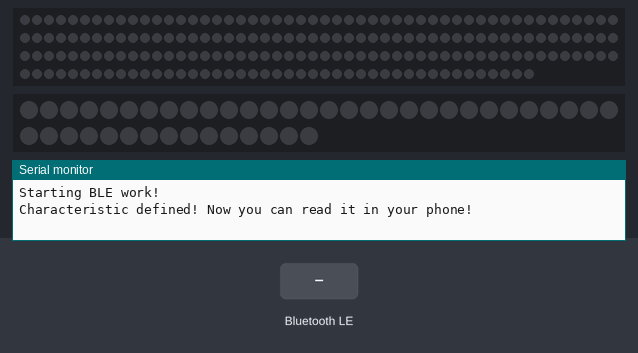
A sketch run on a simulated ESP32. Shown: 193 RGB LEDs in strip order, left to right, continuing on the next row, 45 RGB LEDs in strip order, left to right, continuing on the next row, the last lines printed to the serial monitor. The test bench sets the inputs (shaded band). Colours are those a GRB WS2812 strip shows for the declared byte order; random numbers use the default seed unless the sketch sets one; nothing arrives over Bluetooth unless stated; a phone connects over Bluetooth LE 3 s after start.

Above: at 1.2 s.
1.3 s: Bluetooth LE write "1" received
At 1.48 s:
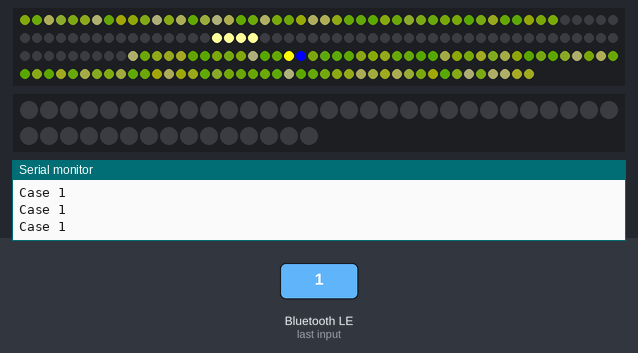
At 2.42 s:
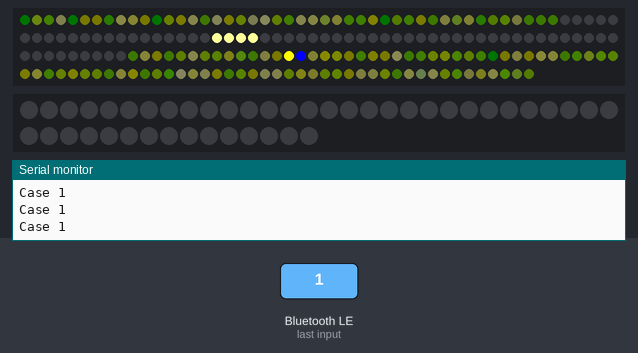
4.3 s: Bluetooth LE write "0" received
At 7.2 s:
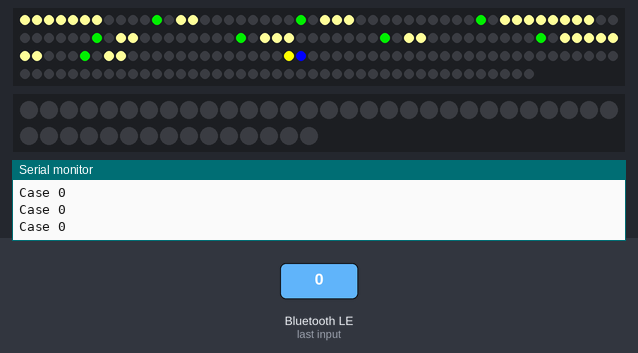
Timing chart, 0 to 8.7 s (numbered marks = the images above; inputs shaded):
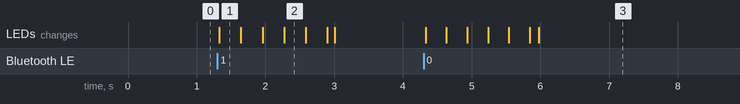

The sketch:

main.ino
```cpp
#include <BLEDevice.h>
#include <BLEServer.h>
#include <BLEUtils.h>
#include <BLE2902.h>
#include "light.h"
#include "down.h"

//Global mode var
uint8_t mode = 2;
//---------------------------------------


//BLE var
#define SERVICE_UUID              "9a8ca9ef-e43f-4157-9fee-c37a3d7dc12d" // ID сервиса
#define ELEM_UUID              "cc46b944-003e-42b6-b836-c4246b8f19a0" // ID характеристики

#define DEVINFO_UUID              (uint16_t)0x180a
#define DEVINFO_MANUFACTURER_UUID (uint16_t)0x2a29
#define DEVINFO_NAME_UUID         (uint16_t)0x2a24
#define DEVINFO_SERIAL_UUID       (uint16_t)0x2a25

#define DEVICE_MANUFACTURER "ESP32" // Имя "Производителя"
#define DEVICE_NAME         "Mountain LED" // Имя устройства
//---------------------------------------


//BLE class
class MyServerCallbacks: public BLEServerCallbacks {
    void onConnect(BLEServer* pServer) {
      // Обработка подключения телефона к устройству
      Serial.println("Connected");
    };

    void onDisconnect(BLEServer* pServer) {
      // Обработка отключения
      Serial.println("Disconnected");
    }
};

class MyCallbacks: public BLECharacteristicCallbacks {
    void onWrite(BLECharacteristic *pCharacteristic) {
      std::string value = pCharacteristic->getValue();

      if (value.length() > 0) {
        // Проверка, что входные данные представляют собой числовое значение
        for (int i = 0; i < value.length(); i++) {
          if (!isdigit(value[i])) {
            Serial.println("Invalid data format. Only numerical values are allowed.");
            return;
          }
        }

        // Преобразование строки в числовое значение
        int numericValue = atoi(value.c_str());
        if (numericValue >= 0 && numericValue <= 2) mode = numericValue;
        else mode = 2;
        pCharacteristic->setValue("Mode: " + char(mode));

        Serial.println("Mode: " + String(mode));
      }
    }
};
//---------------------------------------


//Main programm
void setup() {
  //Strip Setup
  configure();
  down_configure();
  //---------------------------------------
  //Serial output
  Serial.begin(115200);
  //---------------------------------------


  //BLE setup
  Serial.println("Starting BLE work!");

  BLEDevice::init(DEVICE_NAME); // Инициализация девайса
  BLEServer *pServer = BLEDevice::createServer();
  pServer->setCallbacks(new MyServerCallbacks());
  BLEService *pService = pServer->createService(SERVICE_UUID);
  BLECharacteristic *pCharacteristic = pService->createCharacteristic(
                                         ELEM_UUID,
                                         BLECharacteristic::PROPERTY_READ |
                                         BLECharacteristic::PROPERTY_WRITE
                                       );
  pCharacteristic->setCallbacks(new MyCallbacks());
  pCharacteristic->setValue("Mode: " + char(mode));
  pService->start();

  BLEAdvertising *pAdvertising = BLEDevice::getAdvertising();
  pAdvertising->addServiceUUID(SERVICE_UUID);
  pAdvertising->setScanResponse(true);
  pAdvertising->setMinPreferred(0x06);  // functions that help with iPhone connections issue
  pAdvertising->setMinPreferred(0x12);
  BLEDevice::startAdvertising();

  Serial.println("Characteristic defined! Now you can read it in your phone!");
  //---------------------------------------
}

void loop() {
  //Serial.println("Main loop");
  //delay(100);

  switch(mode) {
    case 0:
      Serial.println("Case 0 ");
      start_rockets();
      break;
    case 1:
      Serial.println("Case 1 ");
      building_up();
      building_down();
      break;
  }

  //fill_red();
  delay(1000 / 60);
}
//---------------------------------------
```

down.h
```cpp
#include <FastLED.h>

#define DOWN_LED_NUM 45  //43 + 2
#define DOWN_PIN 12

CRGB down_leds[DOWN_LED_NUM];

DEFINE_GRADIENT_PALETTE( my_down_gp ) {
  0,   255,  255,  51,
  51,    255,  153,  51,
  102,   255,  255,  102,
  153,   255,  128,  0,
  204,  255, 255, 153,
  255, 255, 255, 204};

CRGBPalette256 my_down_Pal = my_down_gp;
uint8_t led_down_brightness[LED_NUM - BUILDING_INDEX];

void init_led_down_brightness(){
  for(int i = 0; i < LED_NUM - BUILDING_INDEX; i ++) led_down_brightness[i] = 128;
}

CHSV temp_color_down;
int temp_down_light_delta;

void building_down(){
  for (int i = 0; i < DOWN_LED_NUM; i ++){
    temp_color_down = rgb2hsv_approximate(ColorFromPalette(myPal, random(255)));
    temp_down_light_delta = random(7);
    if(random(1)){
      if (led_down_brightness[i] + temp_down_light_delta > 255) led_down_brightness[i] = 255;
      else led_down_brightness[i] += temp_down_light_delta;
    }
    else{
      if (led_down_brightness[i] - temp_down_light_delta < 0) led_down_brightness[i] = 0;
      else led_down_brightness[i] -= temp_down_light_delta;
    }
    temp_color_down.v = led_down_brightness[i];
    leds[i] = temp_color_down;
  }
  for(int i = 66; i <= 69; i ++) leds[i] = CRGB(255, 255, 153);
  FastLED.show();
}


void down_configure(){
  FastLED.addLeds<WS2812B, DOWN_PIN>(down_leds, DOWN_LED_NUM);
  init_led_down_brightness();
  FastLED.clear();
}

void down_test(){
  fill_solid(down_leds, DOWN_LED_NUM, CRGB::Blue);
  FastLED.show();
}
```

light.h
```cpp
#include <FastLED.h>

#define LED_NUM 193  //191 + 2
#define BUILDING_INDEX 109
#define BLUE_LED_INDEX 123
#define YELLOW_LED_INDEX 122
#define PIN 14

#define SIZE_ROCKETS 8

CRGB leds[LED_NUM];

CRGB rocket_color = CRGB(204, 0, 0);
CRGB shield_color = CRGB(255, 255, 153);

DEFINE_GRADIENT_PALETTE( my_gp ) {
  0,   255,  255,  51,
  51,    255,  153,  51,
  102,   255,  255,  102,
  153,   255,  128,  0,
  204,  255, 255, 153,
  255, 255, 255, 204};

CRGBPalette256 myPal = my_gp;
uint8_t led_up_brightness[LED_NUM - BUILDING_INDEX];

struct Parts
{
  uint8_t start;
  uint8_t size;
};

Parts rockets[] = {
  {8, 4},
  {15, 9},
  {28, 11},
  {48, 9},
  {60, 9},
  {73, 8},
  {84, 10},
  {102, 4}
};

Parts shield[] = {
  {1, 7},
  {12, 3},
  {24, 4},
  {39, 9},
  {57, 3},
  {69, 4},
  {81, 3},
  {94, 8},
  {106, 3}
};


void shield_proceed(int index_shield){
  if (index_shield == 0) fill_solid(leds, shield[index_shield].size, shield_color);
  fill_solid(leds + shield[index_shield + 1].start, shield[index_shield + 1].size, shield_color);
}

int index_parts = 0;
int index_rocket = 0;

bool start_rockets(){
  if (index_parts < SIZE_ROCKETS){
    if (index_rocket < rockets[index_parts].start) index_rocket = rockets[index_parts].start;
    if (index_rocket < rockets[index_parts].start + rockets[index_parts].size){
      leds[index_rocket] = rocket_color;
      if (index_rocket - 1 >= rockets[index_parts].start) leds[index_rocket - 1] = CRGB::Black;
      index_rocket ++;
    }
    else{
      shield_proceed(index_parts);
      leds[index_rocket] = CRGB::Black;
      index_parts ++;
    }
    FastLED.show();
    return false;
  }
  else return true;
}

void init_led_up_brightness(){
  for(int i = 0; i < LED_NUM - BUILDING_INDEX; i ++) led_up_brightness[i] = 128;
}

CHSV temp_color_up;
int temp_up_light_delta;

void building_up(){
  for (int i = BUILDING_INDEX; i < LED_NUM; i ++){
    temp_color_up = rgb2hsv_approximate(ColorFromPalette(myPal, random(255)));
    temp_up_light_delta = random(7);
    if(random(1)){
      if (led_up_brightness[i - BUILDING_INDEX] + temp_up_light_delta > 255) led_up_brightness[i - BUILDING_INDEX] = 255;
      else led_up_brightness[i - BUILDING_INDEX] += temp_up_light_delta;
    }
    else{
      if (led_up_brightness[i - BUILDING_INDEX] - temp_up_light_delta < 0) led_up_brightness[i - BUILDING_INDEX] = 0;
      else led_up_brightness[i - BUILDING_INDEX] -= temp_up_light_delta;
    }
    temp_color_up.v = led_up_brightness[i - BUILDING_INDEX];
    leds[i] = temp_color_up;
  }
  leds[BLUE_LED_INDEX] = CRGB::Blue;
  leds[YELLOW_LED_INDEX] = CRGB::Yellow;
  FastLED.show();
}

void configure(){
  FastLED.addLeds<WS2812B, PIN>(leds, LED_NUM);
  init_led_up_brightness();
  FastLED.clear();
}

void test(){
  fill_solid(leds, LED_NUM, CRGB::Blue);
  FastLED.show();
}
```

Measured:
- after the input at 1.3 s, the LEDs: change at once (image 1)
- after the input at 4.3 s, the LEDs: first change at once (image 3 shows a later state)
